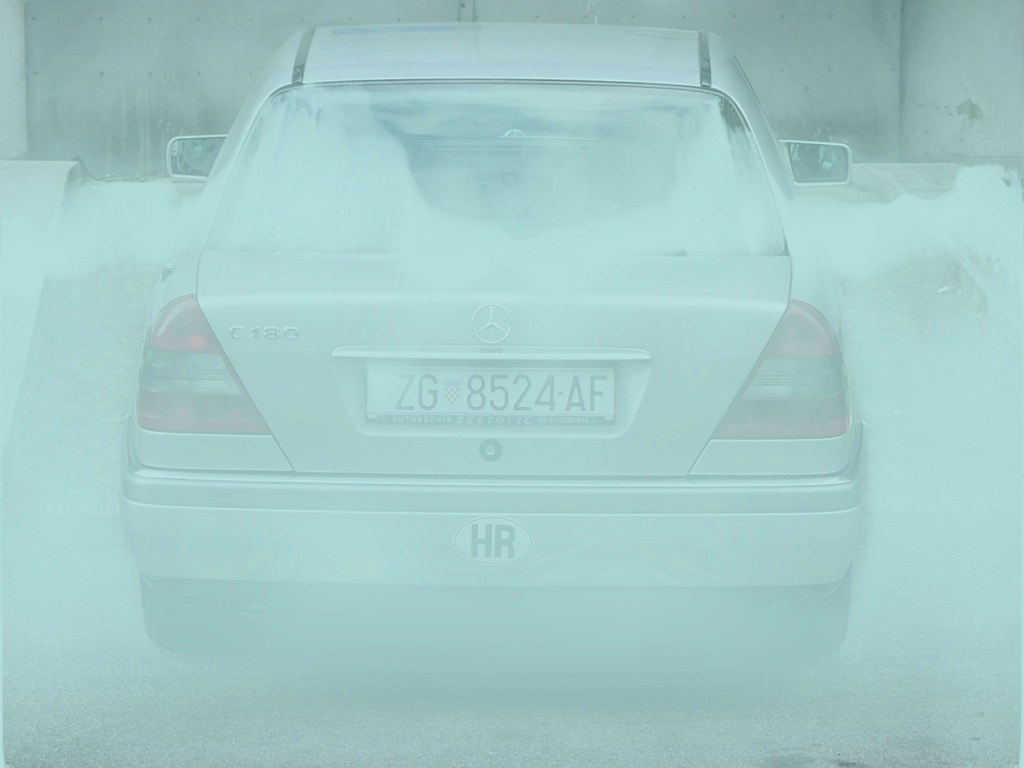
#> input picture fog_addition/code/fog addition/newcar.png, 1024 x 768 px
$ python implementation2.py
#> lines starting #> are read from the running program, lines starting #| are printed output that depends on the picture; pictures that were not available may be replaced by others from this repository, and a replacement may not be noted
from PIL import Image
import copy

img = Image.open('newcar.png')
#> img is the input picture: PIL image 1024x768 RGB; mean R, G, B 162.7, 201.9, 202
img2= Image.open('test7_output.jpg').convert('L')
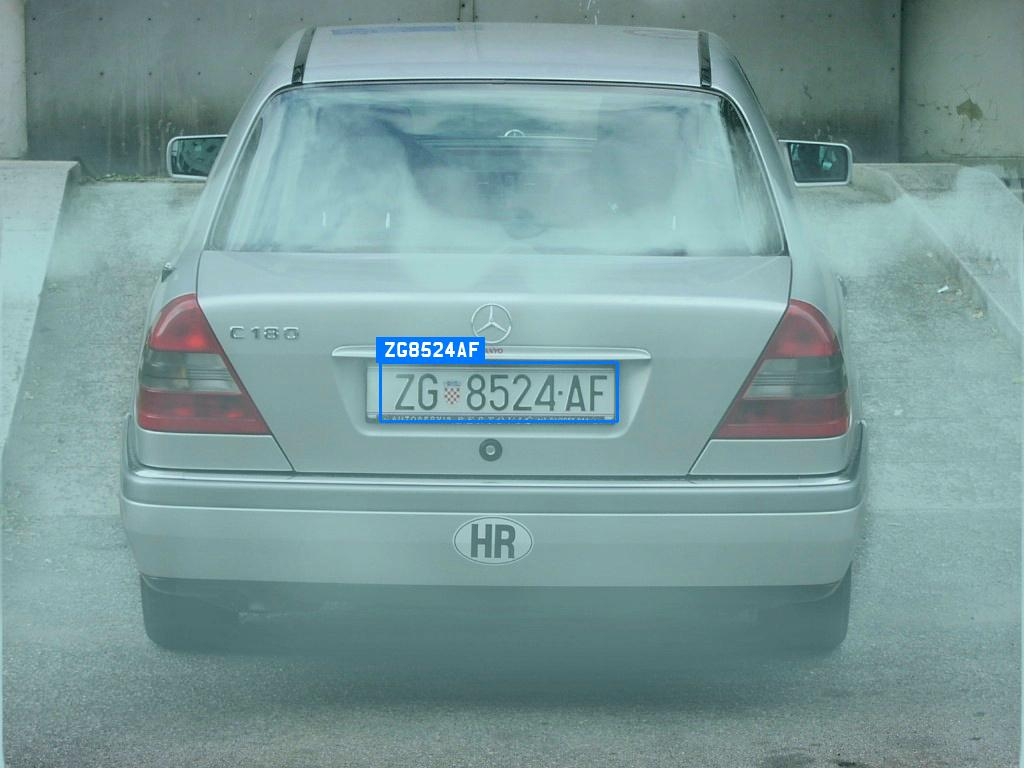
#> input picture sample detection/img1.jpeg, 1024 x 768 px, given in place of test7_output.jpg, which was not available
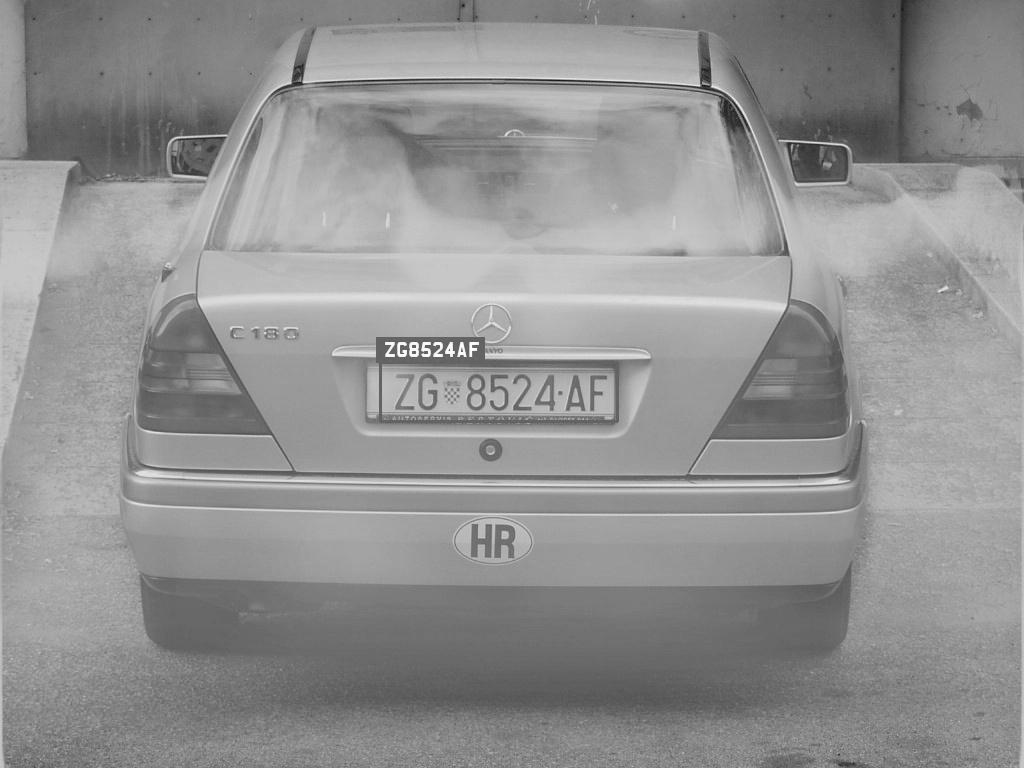
#> img2: PIL image 1024x768 L; min 13, max 255, mean 145.5
img = img.convert("RGBA")
#> img: PIL image 1024x768 RGBA
kopi=img.copy()

pixdata = img.load()
ddata=img2.load()
dup=kopi.load()

width, height = img.size
#> width = 1024; height = 768
for y in range(height):
    for x in range(width):
            pixdata[x, y] = (pixdata[x,y][0],pixdata[x,y][1],pixdata[x,y][2],155-max(ddata[x,y]-100,0))
            dup[x,y]=(200,224,224,255)

# img.save("oup71.png", "PNG")
Image.alpha_composite(kopi, img).save("oup712.png")
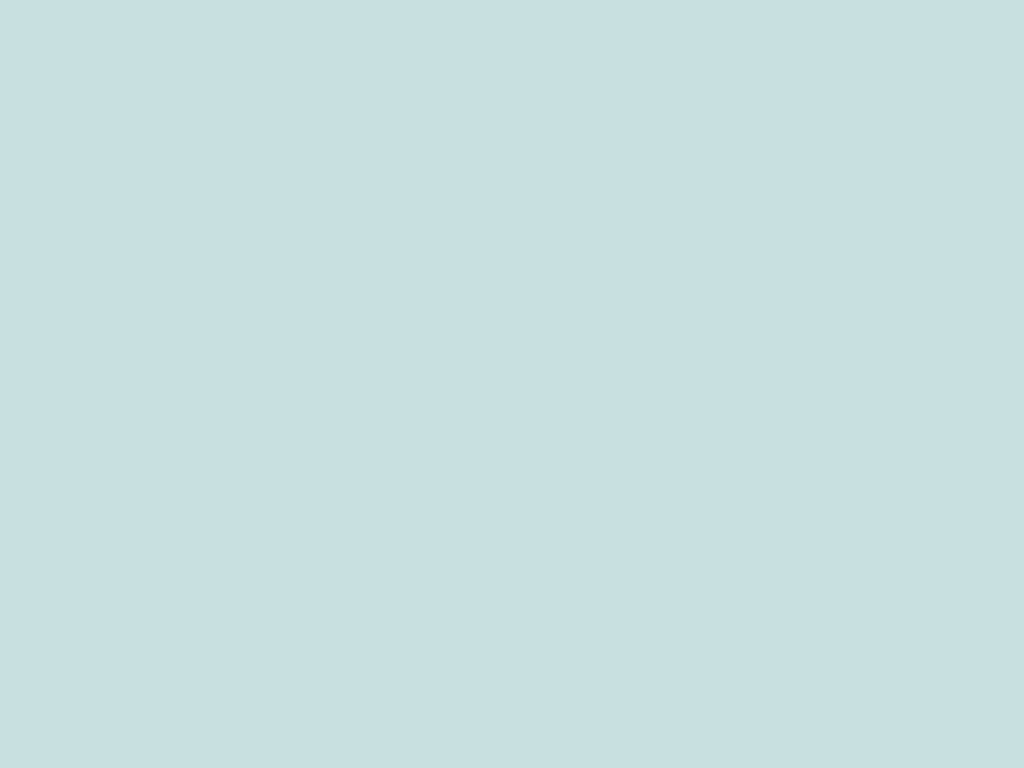
#> kopi: PIL image 1024x768 RGBA; mean R, G, B, A 200, 224, 224, 255

# enhancement in place

'''import cv2

img_m=cv2.imread('/home/a-poor-vagabond/Desktop/MiniProject/fog/results/oup711.png')
#img_m = cv2.cvtColor(img_m, cv2.COLOR_RGB2BGR)
#print(img_m)
median_blur= cv2.GaussianBlur(img_m, (5,5),0)#7,cv2.medianBlur(img_m, 9)#
cv2.imshow('median_blur', median_blur)
cv2.imwrite('img7_res_blur.jpg',median_blur)'''
